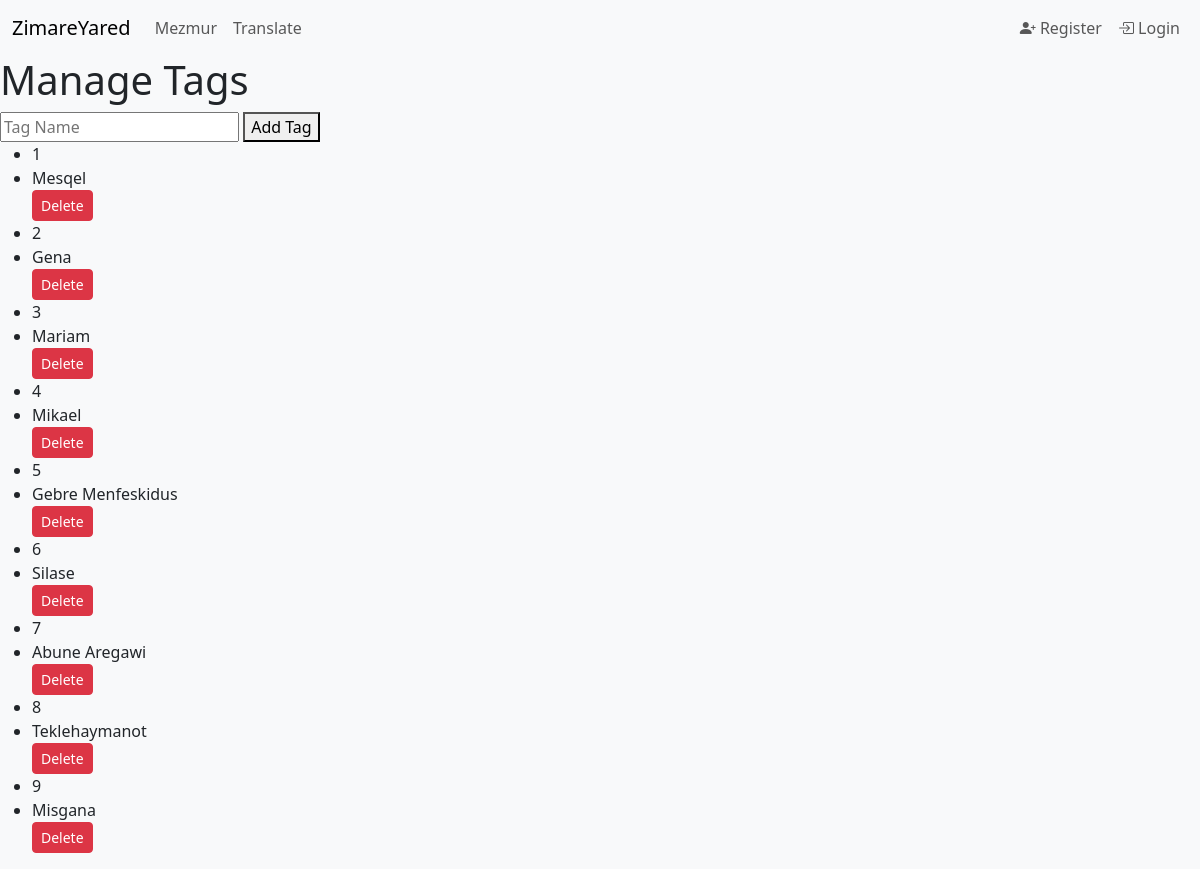
The app's page /add_tag_form, older data.
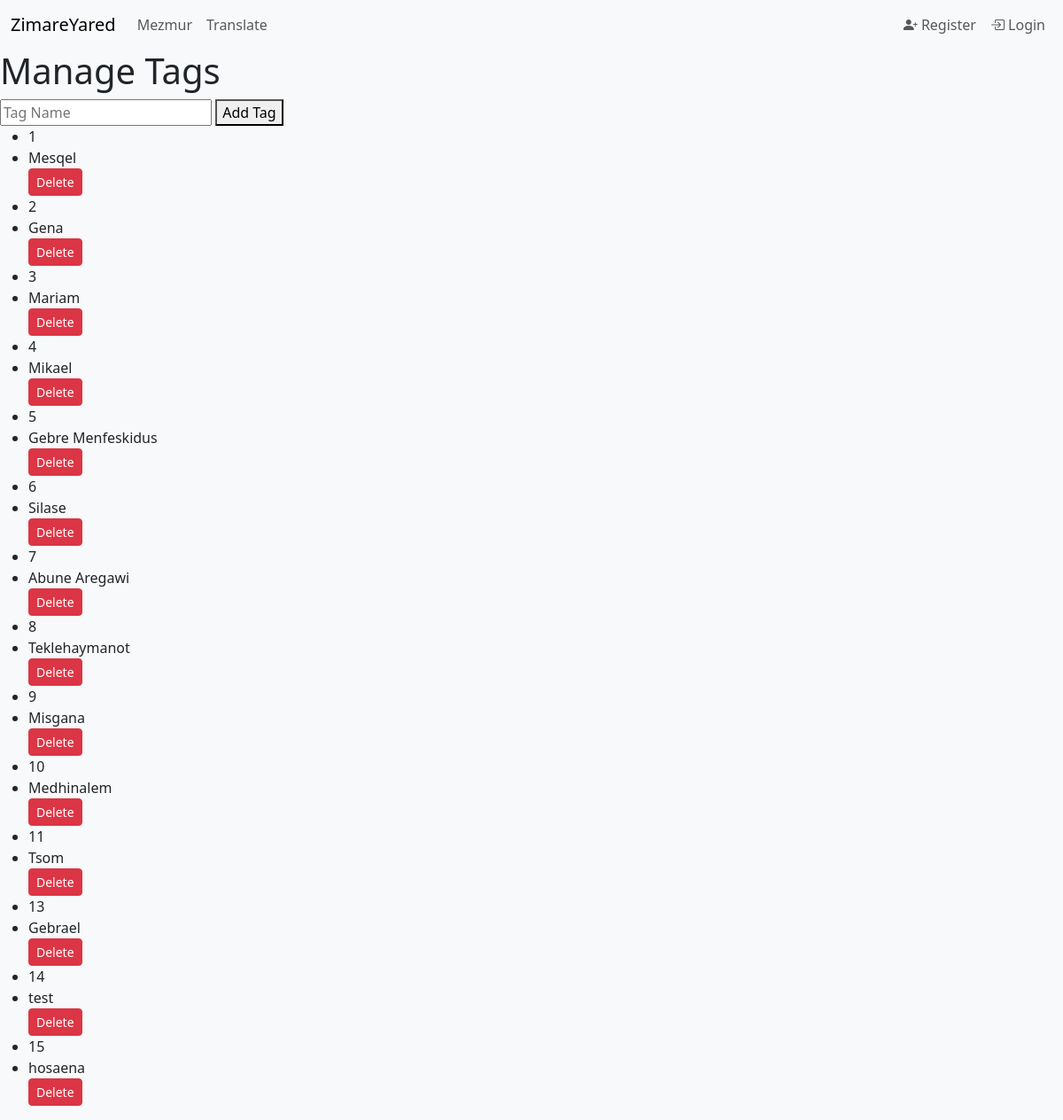
The same page, newer data.
### tables this page shows
CREATE TABLE tagList (
  t_id INTEGER PRIMARY KEY,
  tag TEXT NOT NULL UNIQUE
);

### flask_package/__init__.py (the view)
@app.route('/add_tag_form', methods=['GET', 'POST'])
def add_tag_form():
    if rq.method == 'POST':
        tag_name = rq.form.get('name')
        db.add_tags(tag_name)
        return redirect(url_for('add_tag_form'))
    return render_template("tags.html", tags=db.get_taglist())

### flask_package/db.py (called while the page is built)
def get_db():
    if 'db' not in g:
        g.db = sqlite3.connect(
            current_app.config['DATABASE'],
            detect_types=sqlite3.PARSE_DECLTYPES
        )
        g.db.row_factory = sqlite3.Row
    return g.db

def get_taglist():
    db_ob = get_db()
    cursor = db_ob.cursor()
    sql = 'SELECT * FROM tagList'
    cursor.execute(sql)
    data = cursor.fetchall()
    return data

### flask_package/templates/tags.html
{% extends "base.html" %}
{% block content %}
    <h1>Manage Tags</h1>
    <form method="POST" action="/add_tag_form">
        <input type="text" name="name" value="" placeholder="Tag Name" required>
        <button type="submit"> Add Tag </button>
    </form>
    <ul>
        {% for tag in tags %}
            <li>{{tag[0]}}</li>
            <li>
                {{ tag.tag }}
                <form method="POST" action="{{ url_for('delete_tag', tag_id=tag.t_id) }}">
                    <button type="submit" class="btn btn-danger btn-sm">Delete</button>
                </form>
            </li>
        {% endfor %}
    </ul>
{% endblock %}

### flask_package/templates/base.html (shortened to what this page needs)
<!DOCTYPE html>
<html lang="en">
<head>
    <link href="https://cdn.jsdelivr.net/npm/bootstrap@5.3.2/dist/css/bootstrap.min.css" rel="stylesheet">
    <link rel="stylesheet" href="{{ url_for('static', filename='css/stylesheet.css') }}">
    <link rel="stylesheet" href="https://cdnjs.cloudflare.com/ajax/libs/bootstrap-icons/1.10.0/font/bootstrap-icons.min.css">
</head>
<body class="bg-light">
    {% include 'navbar.html' %}
    {% block content %}{% endblock %}
</body>
</html>

### flask_package/templates/navbar.html (shortened to what this page needs)
  <nav class="navbar navbar-expand-lg bg-body-tertiary">
    <div class="container-fluid">
      <a class="navbar-brand" href="{{url_for('index')}}">ZimareYared</a>
      <div class="collapse navbar-collapse " id="navbarNavDropdown">
        <ul class="navbar-nav">
          <li class="nav-item">
            <a class="nav-link {% block activeMezmur %}{% endblock  %}" aria-current="page" href="{{url_for('mezmur')}}">Mezmur</a>
          </li>
          <li class="nav-item">
            <a class="nav-link {% block activeTranslate %}{% endblock  %}" href="{{url_for('translate')}}">Translate</a>
          </li>
        </ul>
        <ul class="navbar-nav ms-auto">
          {% if not current_user.is_authenticated%}
          <li class="nav-item">
            <a class="nav-link {% block activeRegister %}{% endblock  %}" href={{url_for('register')}}><i class="bi bi-person-plus-fill"></i> Register</a>
          </li>
          <li class="nav-item">
            <a class="nav-link {% block activeLogin %}{% endblock  %}" href={{url_for('login')}}><i class="bi bi-box-arrow-in-right"></i> Login</a>
          </li>
          {% endif %}
        </ul>
      </div>
    </div>
  </nav>

### flask_package/static/css/stylesheet.css (style rules this page uses)
:root { --primary-color: #2c3e50; --secondary-color: #3498db; --accent-color: #e74c3c; }

Row changes from the older to the newer data that the page shows:
added tagList: t_id "10", tag "Medhinalem"
added tagList: t_id "11", tag "Tsom"
added tagList: t_id "13", tag "Gebrael"
added tagList: t_id "14", tag "test"
added tagList: t_id "15", tag "hosaena"
